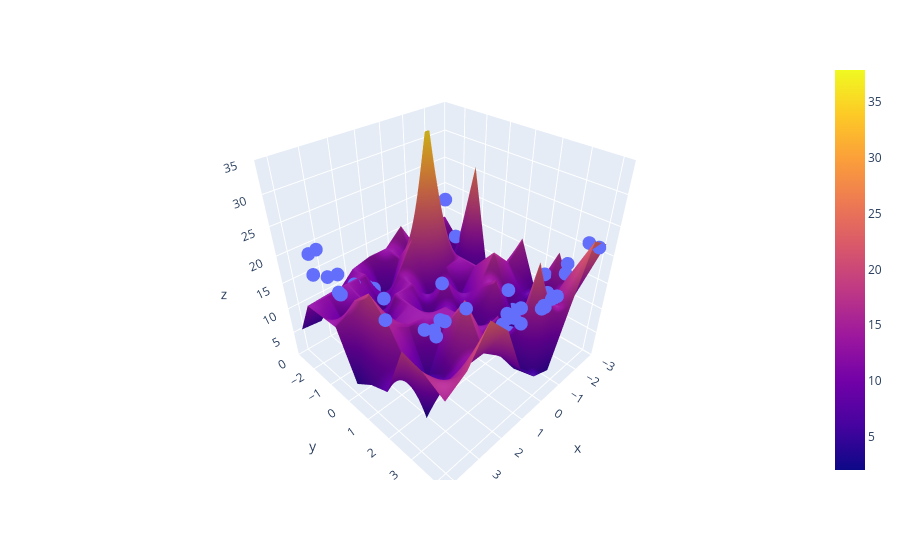

The code cell stored with this chart in its notebook:
### Code cell
fig = px.scatter_3d(df, x=x.ravel(), y=y.ravel(), z=z.ravel())
fig.add_trace(go.Surface(x = x_input, y=y_input, z=z_final))

fig.update_layout(scene=dict(zaxis=dict(range=[0,35])))

fig.show()
